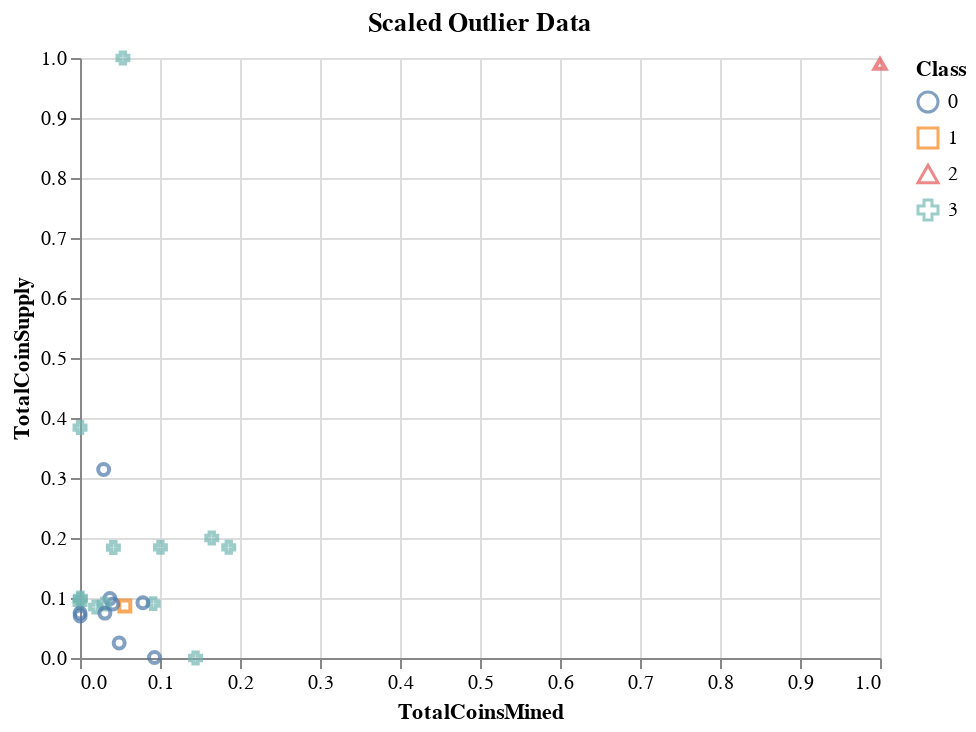

The cell this chart's notebook holds for it:
### Code cell
outliers_plot = alt.Chart(outliers_df).mark_point().encode(
        x='TotalCoinsMined',
        y='TotalCoinSupply',
        color='Class:N',
        shape='Class:N',
        tooltip=["CoinName", "Algorithm"]).properties(
            title='Scaled Outlier Data'
)

outliers_plot

### Figure 1 — Vega-Lite specification as saved in the notebook (floating-point values rounded to 4 significant figures)
{"config": {"view": {"continuousWidth": 400, "continuousHeight": 300}}, "data": {"name": "data-a9b9eb0f700921101f85a48c2870a39e"}, "mark": "point", "encoding": {"color": {"type": "nominal", "field": "Class"}, "shape": {"type": "nominal", "field": "Class"}, "tooltip": [{"type": "nominal", "field": "CoinName"}, {"type": "nominal", "field": "Algorithm"}], "x": {"type": "quantitative", "field": "TotalCoinsMined"}, "y": {"type": "quantitative", "field": "TotalCoinSupply"}}, "title": "Scaled Outlier Data", "$schema": "https://vega.github.io/schema/vega-lite/v4.0.2.json", "datasets": {"data-a9b9eb0f700921101f85a48c2870a39e": [{"CoinName": "Infinite Coin", "Algorithm": "Scrypt", "ProofType": "PoW", "PC 1": 1.587, "PC 2": -1.127, "PC 3": -0.03057, "Class": 3, "TotalCoinsMined": 0.09151, "TotalCoinSupply": 0.0906}, {"CoinName": "ByteCoin", "Algorithm": "CryptoNight", "ProofType": "PoW", "PC 1": 3.857, "PC 2": -2.325, "PC 3": 0.2501, "Class": 3, "TotalCoinsMined": 0.1859, "TotalCoinSupply": 0.1845}, {"CoinName": "EmberCoin", "Algorithm": "X13", "ProofType": "PoW/PoS", "PC 1": 0.8376, "PC 2": 1.87, "PC 3": -0.5667, "Class": 0, "TotalCoinsMined": 0.09313, "TotalCoinSupply": 0.00085}, {"CoinName": "gCn Coin", "Algorithm": "Scrypt", "ProofType": "PoW", "PC 1": 3.248, "PC 2": -1.148, "PC 3": -0.05492, "Class": 3, "TotalCoinsMined": 0.1647, "TotalCoinSupply": 0.2}, {"CoinName": "Vechain", "Algorithm": "VeChainThor Authority", "ProofType": "Proof of Authority", "PC 1": 4.42, "PC 2": 2.854, "PC 3": 7.274, "Class": 1, "TotalCoinsMined": 0.05602, "TotalCoinSupply": 0.08671}, {"CoinName": "NewYorkCoin", "Algorithm": "Scrypt", "ProofType": "PoW", "PC 1": 1.585, "PC 2": -1.064, "PC 3": -0.04007, "Class": 3, "TotalCoinsMined": 0.1445, "TotalCoinSupply": 0.0}, {"CoinName": "WomenCoin", "Algorithm": "Scrypt", "ProofType": "PoW/PoS", "PC 1": 0.4339, "PC 2": 1.053, "PC 3": -0.4838, "Class": 0, "TotalCoinsMined": 0.04895, "TotalCoinSupply": 0.025}, {"CoinName": "TurtleCoin", "Algorithm": "CryptoNight", "ProofType": "PoW", "PC 1": 8.04, "PC 2": -2.755, "PC 3": 0.2457, "Class": 3, "TotalCoinsMined": 0.05368, "TotalCoinSupply": 1.0}, {"CoinName": "Lynx", "Algorithm": "Scrypt", "ProofType": "HPoW", "PC 1": 2.27, "PC 2": 0.2349, "PC 3": -0.253, "Class": 0, "TotalCoinsMined": 0.07866, "TotalCoinSupply": 0.092}, {"CoinName": "Qwertycoin", "Algorithm": "CryptoNight Heavy", "ProofType": "PoW", "PC 1": 3.106, "PC 2": -2.321, "PC 3": 0.2708, "Class": 3, "TotalCoinsMined": 0.1006, "TotalCoinSupply": 0.1845}, {"CoinName": "BitTorrent", "Algorithm": "TRC10", "ProofType": "DPoS", "PC 1": 34.06, "PC 2": 1.727, "PC 3": -0.8981, "Class": 2, "TotalCoinsMined": 1.0, "TotalCoinSupply": 0.99}, {"CoinName": "EliteCoin", "Algorithm": "X13", "ProofType": "PoW/PoS", "PC 1": 2.29, "PC 2": 1.699, "PC 3": -0.5651, "Class": 0, "TotalCoinsMined": 0.02958, "TotalCoinSupply": 0.3142}, {"CoinName": "MoonCoin", "Algorithm": "Scrypt", "ProofType": "PoW", "PC 1": 2.561, "PC 2": -1.3, "PC 3": -0.02068, "Class": 3, "TotalCoinsMined": 4.647e-11, "TotalCoinSupply": 0.384}, {"CoinName": "1Credit", "Algorithm": "Scrypt", "ProofType": "PoW", "PC 1": 0.4902, "PC 2": -1.166, "PC 3": -0.006724, "Class": 3, "TotalCoinsMined": 8.906e-08, "TotalCoinSupply": 0.092}, {"CoinName": "ZeitCoin", "Algorithm": "Scrypt", "ProofType": "PoS", "PC 1": 0.8726, "PC 2": 0.8086, "PC 3": -0.2252, "Class": 0, "TotalCoinsMined": 0.03735, "TotalCoinSupply": 0.099}, {"CoinName": "PacCoin", "Algorithm": "X11", "ProofType": "PoW", "PC 1": 0.489, "PC 2": -1.028, "PC 3": -0.03762, "Class": 3, "TotalCoinsMined": 0.0005424, "TotalCoinSupply": 0.1}, {"CoinName": "ProCurrency", "Algorithm": "SHA-256", "ProofType": "PoS", "PC 1": 0.2626, "PC 2": 0.6512, "PC 3": -0.05541, "Class": 0, "TotalCoinsMined": 0.0001016, "TotalCoinSupply": 0.075}, {"CoinName": "HTML5 Coin", "Algorithm": "X15", "ProofType": "PoW/PoS", "PC 1": 0.8674, "PC 2": 1.864, "PC 3": -0.5413, "Class": 0, "TotalCoinsMined": 0.04107, "TotalCoinSupply": 0.09}, {"CoinName": "UltraNote", "Algorithm": "CryptoNight", "ProofType": "PoW", "PC 1": 1.139, "PC 2": -2.348, "PC 3": 0.2984, "Class": 3, "TotalCoinsMined": 0.01948, "TotalCoinSupply": 0.085}, {"CoinName": "Photon", "Algorithm": "BLAKE256", "ProofType": "PoW", "PC 1": 1.082, "PC 2": -1.221, "PC 3": 0.1165, "Class": 3, "TotalCoinsMined": 0.03039, "TotalCoinSupply": 0.09}, {"CoinName": "Newton Coin", "Algorithm": "CryptoNight", "ProofType": "PoW", "PC 1": 2.11, "PC 2": -2.385, "PC 3": 0.2879, "Class": 3, "TotalCoinsMined": 0.04171, "TotalCoinSupply": 0.184}, {"CoinName": "BitMoney", "Algorithm": "XEVAN", "ProofType": "Pos", "PC 1": 0.6929, "PC 2": 1.375, "PC 3": 0.2606, "Class": 0, "TotalCoinsMined": 0.0002106, "TotalCoinSupply": 0.07}, {"CoinName": "Credit", "Algorithm": "Scrypt", "ProofType": "PoW/PoS", "PC 1": 0.5715, "PC 2": 1.023, "PC 3": -0.4815, "Class": 0, "TotalCoinsMined": 0.03114, "TotalCoinSupply": 0.0748}, {"CoinName": "SolarCoin", "Algorithm": "Scrypt", "ProofType": "PoW", "PC 1": 0.5341, "PC 2": -1.169, "PC 3": -0.00703, "Class": 3, "TotalCoinsMined": 5.613e-05, "TotalCoinSupply": 0.0981}]}}
